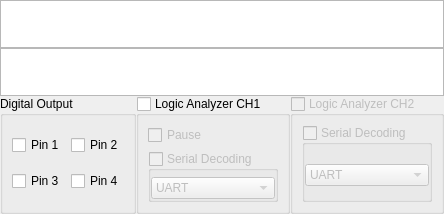
      <widget class="QWidget" name="page_4">
       <layout class="QVBoxLayout" name="verticalLayout_3">
        <property name="spacing">
         <number>0</number>
        </property>
        <property name="leftMargin">
         <number>0</number>
        </property>
        <property name="topMargin">
         <number>0</number>
        </property>
        <property name="rightMargin">
         <number>0</number>
        </property>
        <property name="bottomMargin">
         <number>0</number>
        </property>
        <item>
         <widget class="QPlainTextEdit" name="console1">
          <property name="enabled">
           <bool>true</bool>
          </property>
          <property name="minimumSize">
           <size>
            <width>0</width>
            <height>0</height>
           </size>
          </property>
          <property name="maximumSize">
           <size>
            <width>16777215</width>
            <height>48</height>
           </size>
          </property>
          <property name="readOnly">
           <bool>true</bool>
          </property>
         </widget>
        </item>
        <item>
         <widget class="QPlainTextEdit" name="console2">
          <property name="maximumSize">
           <size>
            <width>16777215</width>
            <height>48</height>
           </size>
          </property>
          <property name="readOnly">
           <bool>true</bool>
          </property>
         </widget>
        </item>
        <item>
         <layout class="QHBoxLayout" name="horizontalLayout_6">
          <item>
           <widget class="QGroupBox" name="digitalOutputGroup">
            <property name="title">
             <string>Digital Output</string>
            </property>
            <layout class="QGridLayout" name="gridLayout_4">
             <item row="1" column="0">
              <widget class="QCheckBox" name="digitalOutCheckbox_CH3">
               <property name="text">
                <string>Pin 3</string>
               </property>
              </widget>
             </item>
             <item row="0" column="1">
              <widget class="QCheckBox" name="digitalOutCheckbox_CH2">
               <property name="text">
                <string>Pin 2</string>
               </property>
              </widget>
             </item>
             <item row="0" column="0">
              <widget class="QCheckBox" name="digitalOutCheckbox_CH1">
               <property name="text">
                <string>Pin 1</string>
               </property>
              </widget>
             </item>
             <item row="1" column="1">
              <widget class="QCheckBox" name="digitalOutCheckbox_CH4">
               <property name="text">
                <string>Pin 4</string>
               </property>
              </widget>
             </item>
            </layout>
            <zorder>digitalOutCheckbox_CH2</zorder>
            <zorder>digitalOutCheckbox_CH1</zorder>
            <zorder>digitalOutCheckbox_CH3</zorder>
            <zorder>digitalOutCheckbox_CH4</zorder>
           </widget>
          </item>
          <item>
           <widget class="QGroupBox" name="busSifferGroup_CH1">
            <property name="title">
             <string>Logic Analyzer CH1</string>
            </property>
            <property name="checkable">
             <bool>true</bool>
            </property>
            <property name="checked">
             <bool>false</bool>
            </property>
            <layout class="QVBoxLayout" name="verticalLayout_7">
             <item>
              <widget class="QCheckBox" name="pause_LA">
               <property name="enabled">
                <bool>true</bool>
               </property>
               <property name="text">
                <string>Pause</string>
               </property>
              </widget>
             </item>
             <item>
              <widget class="QGroupBox" name="serialDecodingCheck_CH1">
               <property name="title">
                <string>Serial Decoding</string>
               </property>
               <property name="flat">
                <bool>true</bool>
               </property>
               <property name="checkable">
                <bool>true</bool>
               </property>
               <property name="checked">
                <bool>false</bool>
               </property>
               <layout class="QVBoxLayout" name="verticalLayout_6">
                <property name="spacing">
                 <number>0</number>
                </property>
                <property name="leftMargin">
                 <number>0</number>
                </property>
                <property name="topMargin">
                 <number>6</number>
                </property>
                <property name="rightMargin">
                 <number>0</number>
                </property>
                <property name="bottomMargin">
                 <number>0</number>
                </property>
                <item>
                 <widget class="QComboBox" name="serialDecodingModeSelect_CH1">
                  <item>
                   <property name="text">
                    <string>UART</string>
                   </property>
                  </item>
                  <item>
                   <property name="text">
                    <string>SPI</string>
                   </property>
                  </item>
                  <item>
                   <property name="text">
                    <string>I2C</string>
                   </property>
                  </item>
                 </widget>
                </item>
               </layout>
              </widget>
             </item>
            </layout>
           </widget>
          </item>
          <item>
           <widget class="QGroupBox" name="busSnifferGroup_CH2">
            <property name="enabled">
             <bool>false</bool>
            </property>
            <property name="title">
             <string>Logic Analyzer CH2</string>
            </property>
            <property name="checkable">
             <bool>true</bool>
            </property>
            <property name="checked">
             <bool>false</bool>
            </property>
            <layout class="QVBoxLayout" name="verticalLayout_16">
             <item>
              <widget class="QGroupBox" name="serialDecodingCheck_CH2">
               <property name="title">
                <string>Serial Decoding</string>
               </property>
               <property name="flat">
                <bool>true</bool>
               </property>
               <property name="checkable">
                <bool>true</bool>
               </property>
               <property name="checked">
                <bool>false</bool>
               </property>
               <layout class="QVBoxLayout" name="verticalLayout_17">
                <property name="spacing">
                 <number>0</number>
                </property>
                <property name="leftMargin">
                 <number>0</number>
                </property>
                <property name="topMargin">
                 <number>6</number>
                </property>
                <property name="rightMargin">
                 <number>0</number>
                </property>
                <property name="bottomMargin">
                 <number>0</number>
                </property>
                <item>
                 <widget class="QComboBox" name="serialDecodingModeSelect_CH2">
                  <item>
                   <property name="text">
                    <string>UART</string>
                   </property>
                  </item>
                  <item>
                   <property name="text">
                    <string>SPI</string>
                   </property>
                  </item>
                  <item>
                   <property name="text">
                    <string>I2C</string>
                   </property>
                  </item>
                 </widget>
                </item>
               </layout>
              </widget>
             </item>
            </layout>
           </widget>
          </item>
         </layout>
        </item>
       </layout>
      </widget>
